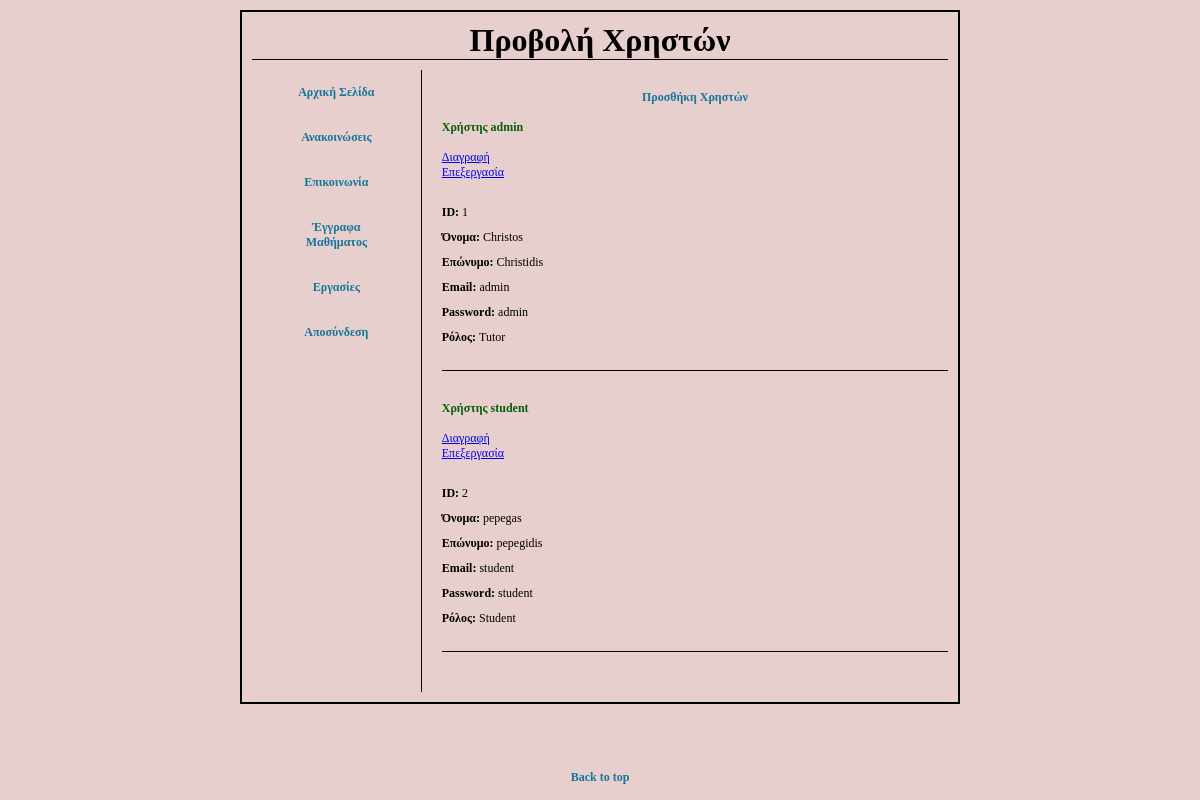
Before: /viewusers.php with the older database file.
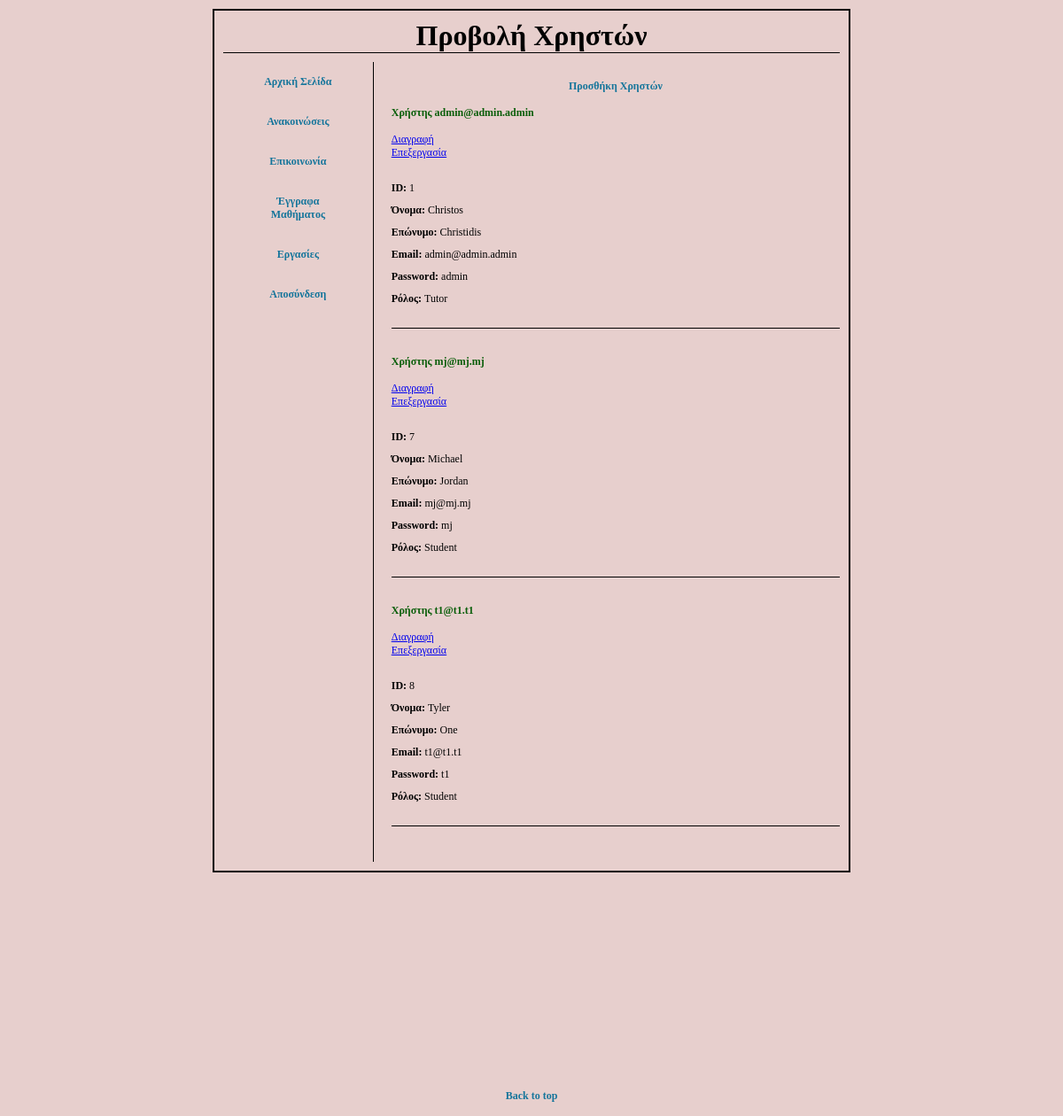
After: the same page with the newer database file.
### tables this page shows
CREATE TABLE `account` (
  `id` int(11) NOT NULL,
  `name` varchar(50) NOT NULL,
  `lastname` varchar(100) NOT NULL,
  `loginame` varchar(150) NOT NULL,
  `password` varchar(100) NOT NULL,
  `isTutor` tinyint(1) NOT NULL DEFAULT 0
);

### viewusers.php (the view, shortened to what this page needs)
<!DOCTYPE html>
<?php
$db = mysqli_connect('localhost', 'christpc', 'Ui8sx14$', 'student3350') or die("could not connect to db");
mysqli_set_charset($db, "utf8");
?>
<html>
<head>
    <link rel="stylesheet" type="text/css" href="./styles.css" />
</head>
<body>
    <div class="page">
        <h1 class="title-container">Προβολή Χρηστών</h1>
        <div class="flex-parent-element">
            <div class="flex-child-element subflex first">
                <ul class="menu">
                    <li> <a href="./index.php" class="button">Αρχική Σελίδα</a></li>
                    <li> <a href="./announcement.php" class="button">Ανακοινώσεις</a></li>
                    <li> <a href="./communication.php" class="button">Επικοινωνία</a></li>
                    <li> <a href="./documents.php" class="button">Έγγραφα Μαθήματος</a></li>
                    <li> <a href="./homework.php" class="button">Εργασίες</a></li>
                    <li> <a href="./login.php" class="button">Αποσύνδεση</a></li>
                </ul>
            </div>
            <div class="flex-child-element second text-div">
                 <?php echo "<a href=\"addusers.php\" class=\"button\">Προσθήκη Χρηστών</a><br>"; ?>
                <ul>
                <?php
                    $query = "SELECT * FROM account";
                    $result = mysqli_query($db, $query);
                    while($row=mysqli_fetch_row($result)){
                       echo "<li class=\"announcement-container withborder\">
                        <section>
                            <h2 class=\"heading2\">Χρήστης ".$row[3]."</h2>";
                        $del = 'deleteusers.php?id='.$row[0];
                        echo "<br> <a href= $del> Διαγραφή </a>";
                        $del = 'addusers.php?type=edit&id='.$row[0].'&name='.$row[1].'&lastname='.$row[2].'&loginame='.$row[3].'&password='.$row[4].'&isTutor='.$row[5];
                        echo "<br> <a href= $del> Επεξεργασία </a> <br><br>";
                        echo "<p class=\"announcement-subtitle\"> <b>ID:</b> ";
                        echo  $row[0]."</p>";
                        echo "<p class=\"announcement-subtitle\"> <b>Όνομα:</b> ";
                        echo  $row[1]."</p>";
                        echo "<p class=\"announcement-subtitle\"> <b>Επώνυμο:</b> ";
                        echo  $row[2]."</p>";
                        echo "<p class=\"announcement-subtitle\"> <b>Email:</b> ";
                        echo  $row[3]."</p>";
                        echo "<p class=\"announcement-subtitle\"> <b>Password:</b> ";
                        echo  $row[4]."</p>";
                        echo "<p class=\"announcement-subtitle\"> <b>Ρόλος:</b> ";
                        if($row[5]){
                            echo "Tutor </p> <br>";
                        } else {
                            echo "Student </p> <br>";
                        }
                        echo " </section> </li>";
                    }
                ?>
                </ul>
            </div>
        </div>
    </div>
    <footer>
        <a href="./viewusers.php" class="button">Back to top</a>
    </footer>
</body>
</html>

### styles.css (style rules this page uses)
html, body { padding: 0px; margin: 0px; font-family: Georgia, serif; overflow-y: visible; scroll-behavior: smooth; overflow-x: hidden; background-color: rgb(231, 207, 205); height: 100vh; width: 100vw; display: flex; flex-direction: column; align-items: center; }
* { box-sizing: border-box; padding: 0; margin: 0; }
ul.menu { list-style-type: none; text-align: center; }
.page { border: 2px solid; margin: auto; width: 60%; padding: 10px; margin-top: 10px; }
.title-container { align-self: center; text-align: center; border-bottom: 1px solid; margin-bottom: 5px; text-align: center; }
.button { border: none; padding: 15px 32px; text-align: center; text-decoration: none; display: inline-block; font-size: 1vw; cursor: pointer; font-weight: bold; color: rgb(21, 117, 155); width: 100%; }
.flex-parent-element { display: flex; width: 100%; }
.flex-child-element { margin-top: 5px; width: 100%; }
.subflex { border-right: 1px solid; }
.first { flex: 0.25; }
.second { flex: 0.75; }
.flex-child-element:first-child { margin-right: 20px; }
.text-div { margin-top: 10px; margin-bottom: 10px; font-size: 1vw; }
.heading2 { color: rgb(10, 94, 10); font-size: 1vw; }
.announcement-container { width: auto; height: auto; margin-bottom: 30px; }
.withborder { border-bottom: 1px solid; }
.announcement-subtitle { font-size: 1vw; flex-grow: 1; margin-top: 10px; margin-bottom: 10px; }
li { text-align: -webkit-match-parent; }
ul { list-style-type: none; }
section { display: block; }

Changed rows visible on the page:
removed account: loginame "student", id "2", name "pepegas", lastname "pepegidis", password "student", isTutor "Student"
changed account "Christos": loginame "admin" → "admin@admin.admin"
added account: loginame "mj@mj.mj", id "7", name "Michael", lastname "Jordan", password "mj", isTutor "Student"
added account: loginame "t1@t1.t1", id "8", name "Tyler", lastname "One", password "t1", isTutor "Student"
